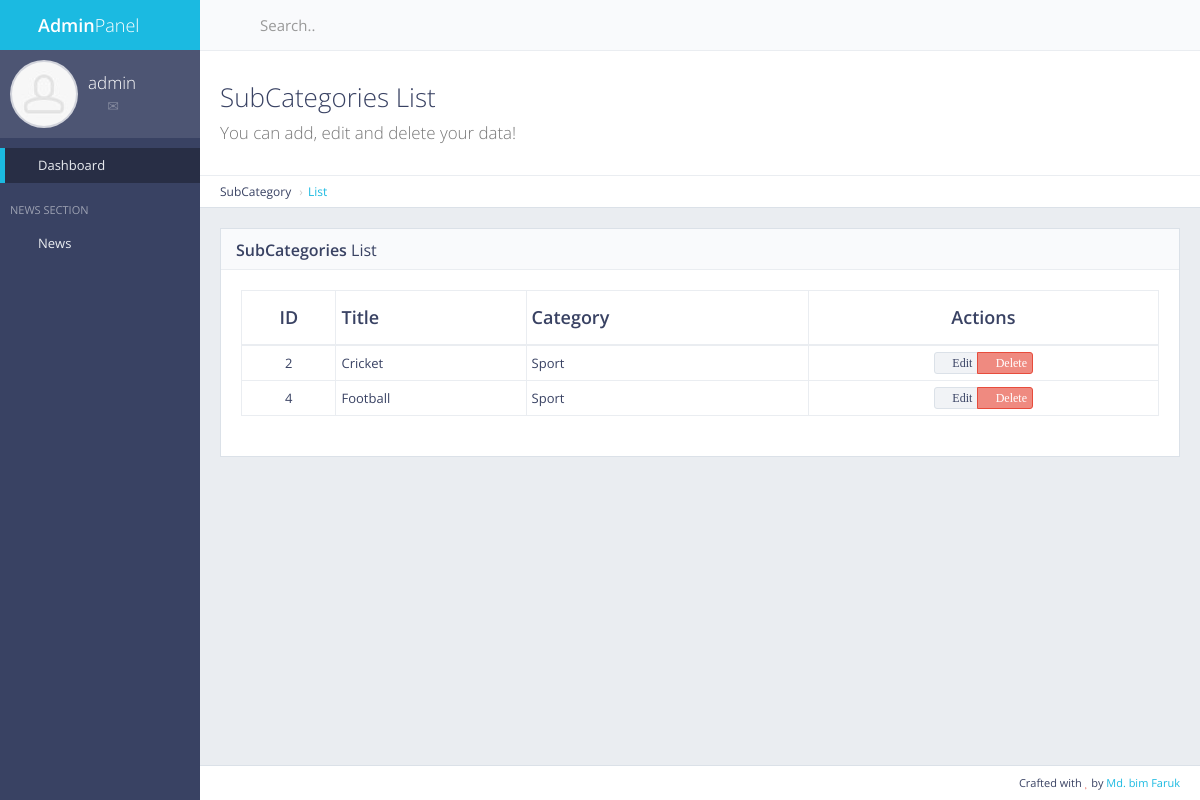
The page /panel/subcategory/list/ (signed in) on the database its author committed.
### subcat/models.py (models this page shows, shortened)
class SubCat(models.Model):
    name = models.CharField(max_length=50)
    catname = models.CharField(max_length=50)  # main category name
    catid = models.IntegerField()

### subcat/views.py (the view)
# urls.py: re_path(r'^panel/subcategory/list/$', views.subcat_list, name='subcat_list'),   ## Admin Panel Subcategory List
def subcat_list(request):
    if not request.user.is_authenticated:
        return redirect('mylogin')
    subcat = SubCat.objects.all()
    return render(request, 'back/subcat_list.html', {'subcat':subcat})

### main/templatetags/extra_auth.py (called while the page is built)
@register.filter(name='has_group')
def has_group(user, group_name):
    return user.groups.filter(name=group_name).exists()

### main/templates/back/subcat_list.html (shortened to what this page needs)
{% extends 'back/master.html' %}
{% load static %}
{% block mainblock %}
<div class="content-header">
    <div class="header-section">
        <h1>
            <i class="fa fa-table"></i>SubCategories List<br><small>You can add, edit and delete your data!</small>
        </h1>
    </div>
</div>
<ul class="breadcrumb breadcrumb-top">
    <li>SubCategory</li>
    <li><a href="/panel/subcategory/list/">List</a></li>
</ul>
<div class="block full">
    <div class="block-title">
        <h2><strong>SubCategories</strong> List</h2>
    </div>
    <div class="table-responsive">
        <table id="example-datatable" class="table table-vcenter table-condensed table-bordered">
            <thead>
                <tr>
                    <th class="text-center">ID</th>
                    <th>Title</th>
                    <th>Category</th>
                    <th class="text-center">Actions</th>
                </tr>
            </thead>
            <tbody>
                {% for cc in subcat %}
                <tr>
                    <td class="text-center">{{ cc.pk }}</td>
                    <td>{{ cc.name }}</td>
                    <td>{{ cc.catname }}</td>
                    <td class="text-center">
                        <div class="btn-group">
                            <a href="javascript:void(0)" data-toggle="tooltip" title="Edit" class="btn btn-xs btn-default"><i class="fa fa-pencil"> Edit</i></a>
                            <a href="{% url 'news_delete' pk=cc.pk %}" data-toggle="tooltip" title="Delete" class="btn btn-xs btn-danger"><i class="fa fa-times"> Delete</i></a>
                        </div>
                    </td>
                </tr>
                {% endfor %}
            </tbody>
        </table>
    </div>
</div>
{% endblock %}

### main/templates/back/master.html (shortened to what this page needs)
{% load static %} {% load extra_auth %} {% if user.is_authenticated %}
<!DOCTYPE html>
<html class="no-js" lang="en">
  <head>
    <link rel="stylesheet" href="{% static 'back/css/bootstrap.min.css' %}" />
    <link rel="stylesheet" href="{% static 'back/css/plugins.css' %}" />
    <link rel="stylesheet" href="{% static 'back/css/main.css' %}" />
    <link rel="stylesheet" href="{% static 'back/css/themes.css' %}" />
  </head>
  <body>
    <div id="page-wrapper">
      <div
        id="page-container"
        class="sidebar-partial sidebar-visible-lg sidebar-no-animations"
      >
        <div id="sidebar">
          <div id="sidebar-scroll">
            <div class="sidebar-content">
              <a href="/panel" class="sidebar-brand">
                <i class="gi gi-flash"></i
                ><span class="sidebar-nav-mini-hide"
                  ><strong>Admin</strong>Panel</span
                >
              </a>
              <div
                class="sidebar-section sidebar-user clearfix sidebar-nav-mini-hide"
              >
                <div class="sidebar-user-avatar">
                  <a href="page_ready_user_profile.html">
                    <img
                      src="{% static 'back/img/placeholders/avatars/avatar2.jpg' %}"
                      alt="avatar"
                    />
                  </a>
                </div>
                <div class="sidebar-user-name">{{ request.user }}</div>
                <div class="sidebar-user-links">
                  <a
                    href="page_ready_user_profile.html"
                    data-toggle="tooltip"
                    data-placement="bottom"
                    title="Profile"
                    ><i class="gi gi-user"></i
                  ></a>
                  <a
                    href="page_ready_inbox.html"
                    data-toggle="tooltip"
                    data-placement="bottom"
                    title="Messages"
                    ><i class="gi gi-envelope"></i
                  ></a>
                  <a
                    href="/panel/change/pass/"
                    class="enable-tooltip"
                    data-placement="bottom"
                    title="Settings"
                    ><i class="gi gi-cogwheel"></i
                  ></a>
                  <a
                    href="/logout"
                    data-toggle="tooltip"
                    data-placement="bottom"
                    title="Logout"
                    ><i class="gi gi-exit"></i
                  ></a>
                </div>
              </div>
              <ul class="sidebar-nav">
                {% if perms.main.master_user %}
                <li>
                  <a href="/panel" class="active"
                    ><i class="gi gi-stopwatch sidebar-nav-icon"></i
                    ><span class="sidebar-nav-mini-hide">Dashboard</span></a
                  >
                </li>
                {% endif %}
                <li class="sidebar-header">
                  <span class="sidebar-header-options clearfix"
                    ><a
                      href="javascript:void(0)"
                      data-toggle="tooltip"
                      title="Quick Settings"
                      ><i class="gi gi-settings"></i></a
                  ></span>
                  <span class="sidebar-header-title">News Section</span>
                </li>
                <li>
                  <a href="#" class="sidebar-nav-menu"
                    ><i
                      class="fa fa-angle-left sidebar-nav-indicator sidebar-nav-mini-hide"
                    ></i
                    ><i class="gi gi-show_big_thumbnails sidebar-nav-icon"></i
                    ><span class="sidebar-nav-mini-hide">News</span></a
                  >
                </li>
              </ul>
            </div>
          </div>
        </div>
        <div id="main-container">
          <header class="navbar navbar-default">
            <ul class="nav navbar-nav-custom">
              <li>
                <a
                  href="javascript:void(0)"
                  onclick="App.sidebar('toggle-sidebar');this.blur();"
                >
                  <i class="fa fa-bars fa-fw"></i>
                </a>
              </li>
            </ul>
            <form
              action="page_ready_search_results.html"
              method="post"
              class="navbar-form-custom"
            >
              <div class="form-group">
                <input
                  type="text"
                  id="top-search"
                  name="top-search"
                  class="form-control"
                  placeholder="Search.."
                />
              </div>
            </form>
          </header>
          <div id="page-content">
            {% block mainblock %} {% endblock %}
          </div>
          <footer class="clearfix">
            <div class="pull-right">
              Crafted with <i class="fa fa-heart text-danger"></i> by
              <a href="" target="_blank">Md. bim Faruk</a>
            </div>
          </footer>
        </div>
      </div>
    </div>
  </body>
</html>
{% else %} Please Login {% endif %}

### rows shown on the page
SubCat: pk "2", name "Cricket", catname "Sport"
SubCat: pk "4", name "Football", catname "Sport"

### other values the page prints
{{ request.user }} "admin"
